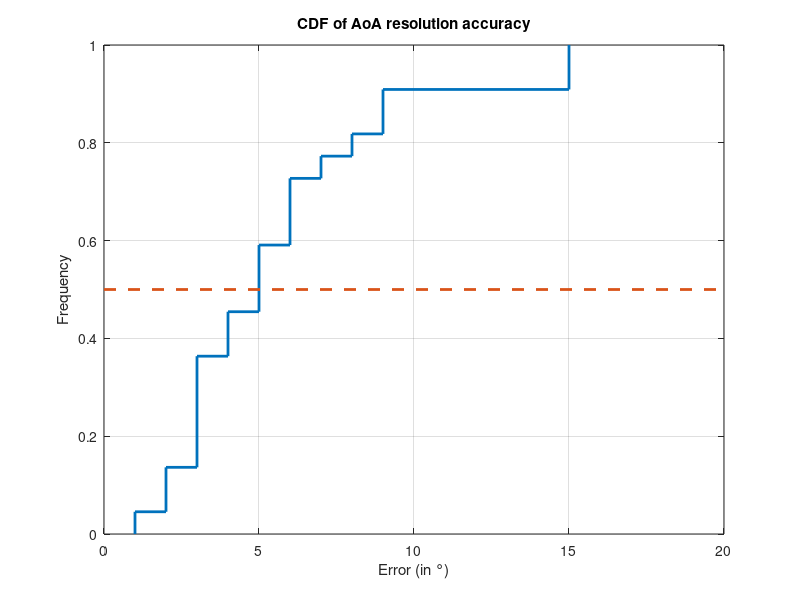

This figure's MATLAB source:
% Data
expected_direct = [0 0 0 0 0 0 25 0 0 -32 -25]
resolved_direct = [-5 -4 3 -6 15 4 28 -5 -5 -23 -23]

expected_ref = [-70 -34 54 63 45 45 54 38 -43 51 -38]
resolved_ref = [-68 -37 60 60 48 60 60 39 -36 60 -30]


% Computation
err_direct = abs(resolved_direct - expected_direct)
err_ref = abs(resolved_ref - expected_ref)
err = [err_direct err_ref]

set(0, 'DefaultLineLineWidth', 2);
cdfplot(err);
% set(gca,'LineWidth', 1.8);

hold on
plot(xlim, [0.5 0.5], '--')
% cdfplot(err_direct);
% cdfplot(err_ref);
% legend("Direct path", "Reflected path", "All included", 'Location','southeast')
xlabel("Error (in °)")
ylabel("Frequency")
title("CDF of AoA resolution accuracy")
hold off
set(0, 'DefaultLineLineWidth', 1);